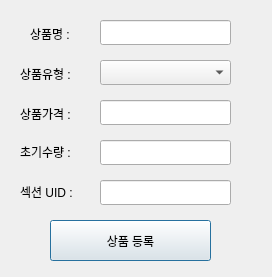
<?xml version="1.0" encoding="UTF-8"?>
<ui version="4.0">
 <class>Dialog</class>
 <widget class="QDialog" name="Dialog">
  <property name="geometry">
   <rect>
    <x>0</x>
    <y>0</y>
    <width>272</width>
    <height>277</height>
   </rect>
  </property>
  <property name="windowTitle">
   <string>Dialog</string>
  </property>
  <widget class="QLabel" name="label">
   <property name="geometry">
    <rect>
     <x>30</x>
     <y>25</y>
     <width>67</width>
     <height>17</height>
    </rect>
   </property>
   <property name="text">
    <string>상품명 :</string>
   </property>
  </widget>
  <widget class="QLabel" name="label_2">
   <property name="geometry">
    <rect>
     <x>20</x>
     <y>65</y>
     <width>67</width>
     <height>17</height>
    </rect>
   </property>
   <property name="text">
    <string>상품유형 :</string>
   </property>
  </widget>
  <widget class="QLineEdit" name="editNewProductName">
   <property name="geometry">
    <rect>
     <x>100</x>
     <y>20</y>
     <width>131</width>
     <height>25</height>
    </rect>
   </property>
  </widget>
  <widget class="QLabel" name="label_3">
   <property name="geometry">
    <rect>
     <x>20</x>
     <y>183</y>
     <width>67</width>
     <height>17</height>
    </rect>
   </property>
   <property name="text">
    <string>섹션 UID :</string>
   </property>
  </widget>
  <widget class="QLineEdit" name="editSection">
   <property name="geometry">
    <rect>
     <x>100</x>
     <y>180</y>
     <width>131</width>
     <height>25</height>
    </rect>
   </property>
  </widget>
  <widget class="QLabel" name="label_4">
   <property name="geometry">
    <rect>
     <x>20</x>
     <y>105</y>
     <width>67</width>
     <height>17</height>
    </rect>
   </property>
   <property name="text">
    <string>상품가격 :</string>
   </property>
  </widget>
  <widget class="QLineEdit" name="editNewPrice">
   <property name="geometry">
    <rect>
     <x>100</x>
     <y>100</y>
     <width>131</width>
     <height>25</height>
    </rect>
   </property>
  </widget>
  <widget class="QPushButton" name="btnAddProduct">
   <property name="geometry">
    <rect>
     <x>50</x>
     <y>220</y>
     <width>161</width>
     <height>41</height>
    </rect>
   </property>
   <property name="text">
    <string>상품 등록</string>
   </property>
  </widget>
  <widget class="QComboBox" name="cbNewCategory">
   <property name="geometry">
    <rect>
     <x>100</x>
     <y>60</y>
     <width>131</width>
     <height>25</height>
    </rect>
   </property>
  </widget>
  <widget class="QLineEdit" name="editNewQuantity">
   <property name="geometry">
    <rect>
     <x>100</x>
     <y>140</y>
     <width>131</width>
     <height>25</height>
    </rect>
   </property>
  </widget>
  <widget class="QLabel" name="label_5">
   <property name="geometry">
    <rect>
     <x>20</x>
     <y>143</y>
     <width>67</width>
     <height>17</height>
    </rect>
   </property>
   <property name="text">
    <string>초기수량 :</string>
   </property>
  </widget>
 </widget>
 <resources/>
 <connections/>
</ui>
